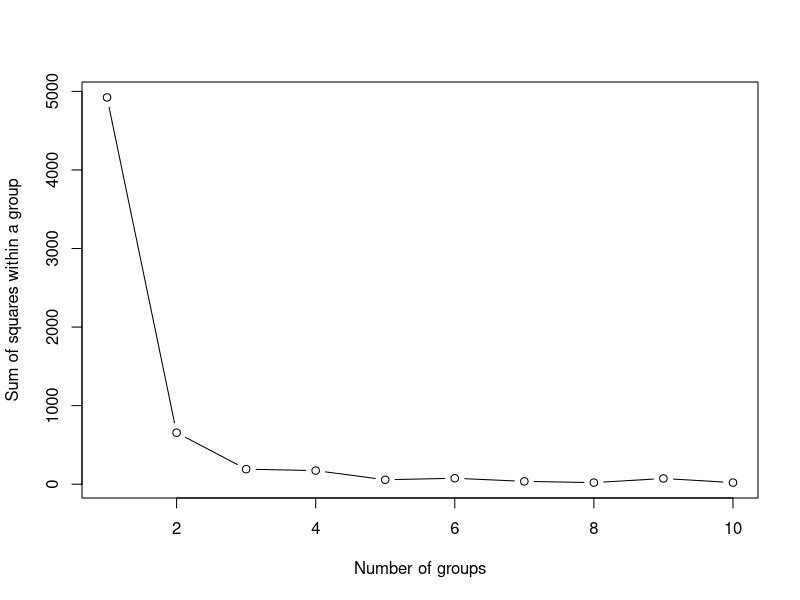
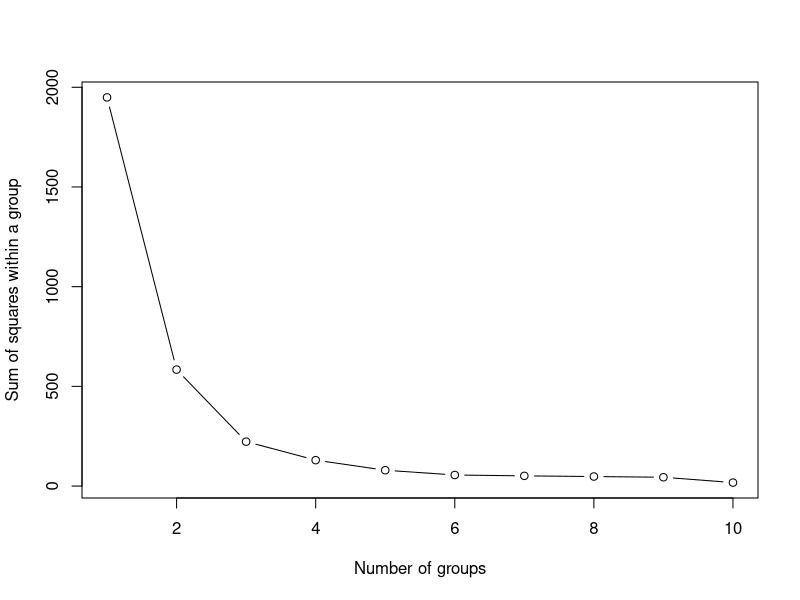
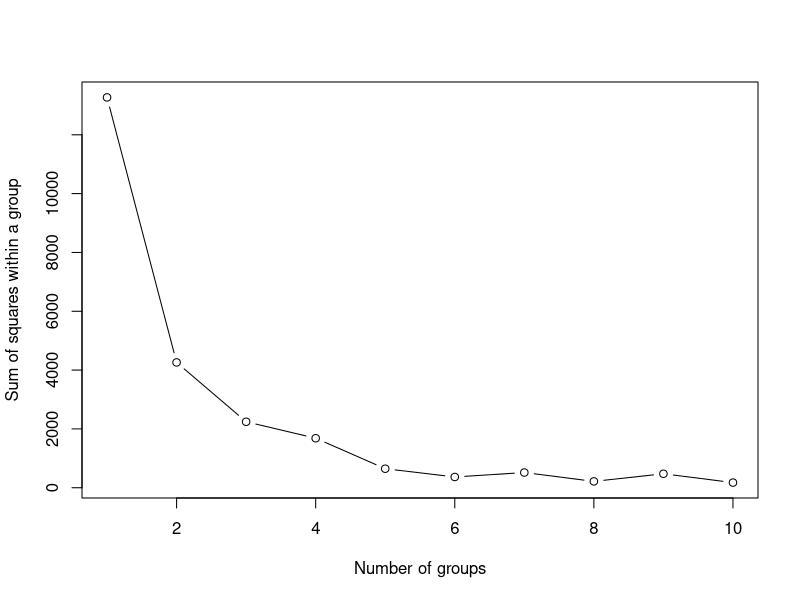
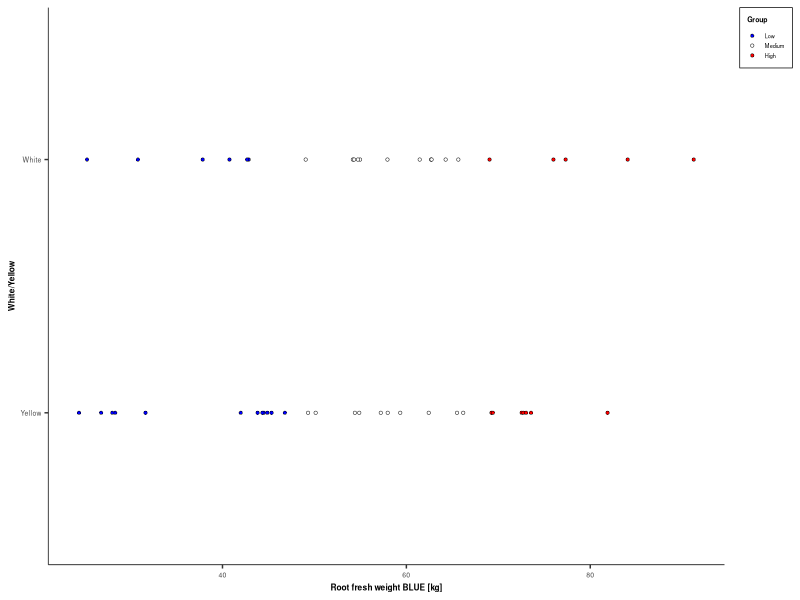
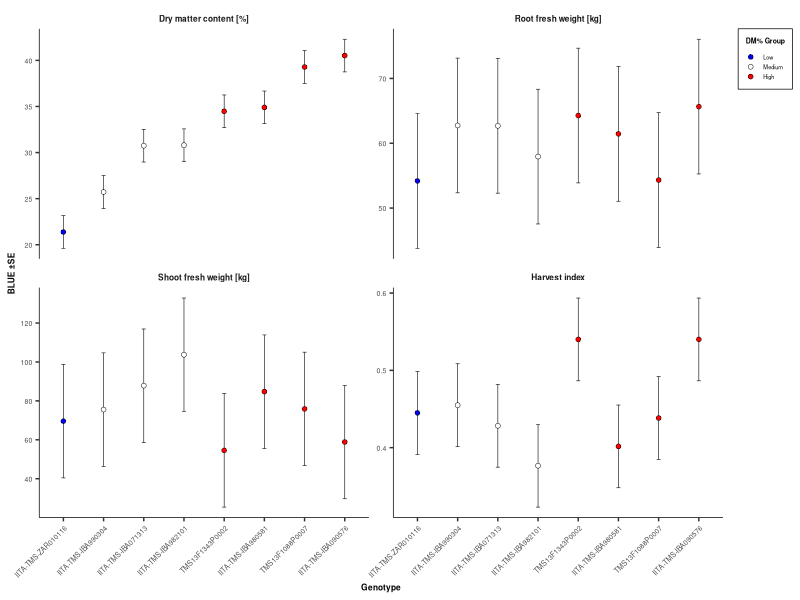
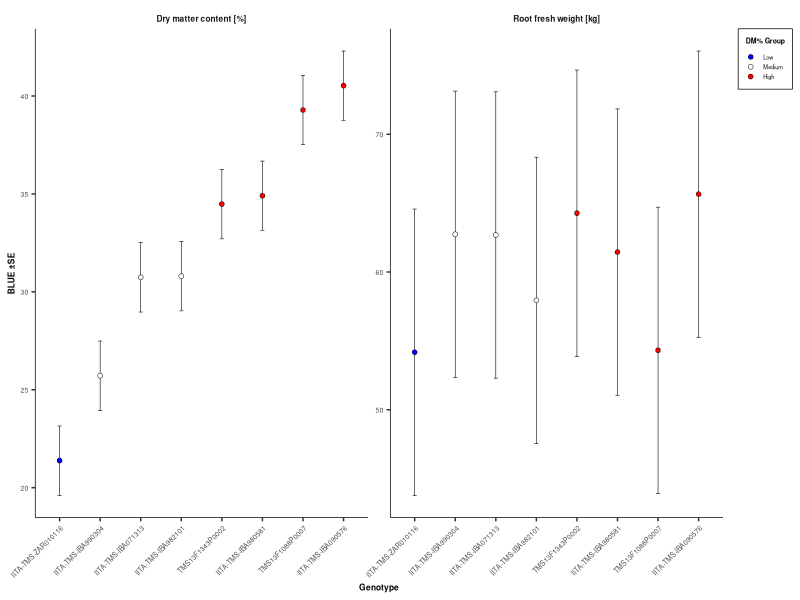
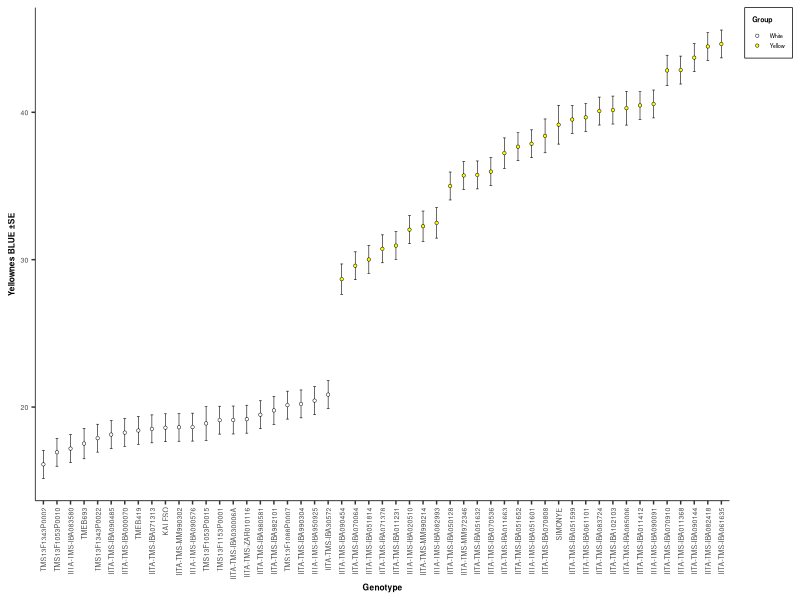
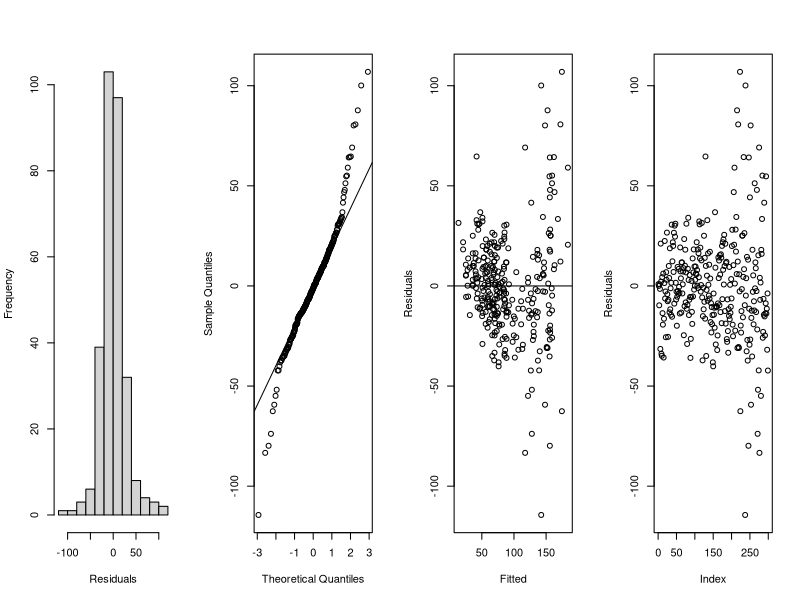

These figures' R source, in order:
setwd(dirname(rstudioapi::getActiveDocumentContext()$path))
setwd("../")
# packages ####

library(tidyverse)
library(lme4)

# load data ####

data <- read.csv("./01_RAW_DATA/PYT52_TRAIT_DATA.csv")

data = data %>%
  mutate(
    plot_number = paste0("P",plot_number)
  ) %>%
  gather(
    key = "Trait",
    value = "y",
    -accession_name,-year_harvest,-plot_number
  )


# Manual BLUEs ####

dir.create("./XX_FIGURES/01_BLUEs/", recursive = TRUE)
dir.create("./02_BLUEs_CLUSTERS/", recursive = TRUE)

BLUEs = list()

for(i in unique(data$Trait)) {
  
  print(i)
  
  input = data[
    data$Trait == i,
  ]
  
  
  fixed_model = lmer(
    data = input,
    REML = TRUE,
    formula = y ~ 0 + (1|year_harvest) + accession_name
  )
  
  
  png(
    filename = paste0("./XX_FIGURES/01_BLUEs/",i,".png"),
    units = "cm",
    width = 18,
    height = 9,
    res = 300
  )
  
  Residuals = resid(fixed_model)
  Fitted = fitted(fixed_model)
  
  par(mfrow=c(1,4))
  
  hist(Residuals, main = "")
  
  qqnorm(Residuals, main ="")
  qqline(Residuals)
  
  plot(Residuals~Fitted)
  abline(a=mean(Residuals),b=0)
  
  plot(Residuals)
  
  dev.off()
  
  BLUEs[[i]] = data.frame(
    accession_name = gsub(names(fixef(fixed_model)), pattern = "accession_name", replacement = ""),
    Trait = i,
    BLUE = summary(fixed_model)$coefficients[,1],
    Std_error = summary(fixed_model)$coefficients[,2],
    row.names = NULL
  )
  
  
  rm(i,input,Residuals,Fitted,fixed_model)
  
} # i



BLUEs = bind_rows(BLUEs)

write.csv(
  BLUEs,
  file = "./02_BLUEs_CLUSTERS/BLUEs.csv",
  row.names = FALSE
)

Clusters = spread(
  BLUEs %>% select(-Std_error),
  key = "Trait",
  value = "BLUE"
)

# split white and yellow genotypes ####


input = na.omit(Clusters$YELLOWNESS)


WSS = list()


for(i in seq(1:10)) {
  
  
  WSS[[i]] = data.frame(
    k = i,
    WSS = sum(kmeans(input,i)$withinss)
  )
  
}

WSS = bind_rows(WSS) %>%
  mutate(
    k = factor(k,levels = as.character(sort(k)))
  )

plot(
  seq_along(WSS$k), WSS$WSS, type="b",
  xlab="Number of groups",
  ylab="Sum of squares within a group"
)

# use k = 2 as expected for white yellow
set.seed(1)
kmeans_res = kmeans(input,2)

centers = data.frame(
  cluster = c(1,2),
  center = kmeans_res$centers
)
centers = centers[order(centers$center),] %>%
  mutate(
    white_yellow = c("White","Yellow")
  )

Clusters = data.frame(
  YELLOWNESS = input,
  cluster = kmeans_res$cluster
) %>%
  left_join(
    centers[,c("cluster","white_yellow")]
  ) %>%
  left_join(
    Clusters
  ) %>%
  select(
    names(Clusters),white_yellow
  )


# DM k-means clustering ####



input = na.omit(Clusters$DM)


WSS = list()


for(i in seq(1:10)) {
  
  
  WSS[[i]] = data.frame(
    k = i,
    WSS = sum(kmeans(input,i)$withinss)
  )
  
}

WSS = bind_rows(WSS) %>%
  mutate(
    k = factor(k,levels = as.character(sort(k)))
  )

plot(
  seq_along(WSS$k), WSS$WSS, type="b",
  xlab="Number of groups",
  ylab="Sum of squares within a group"
)

set.seed(1)
kmeans_res = kmeans(
  input,3
)

centers = data.frame(
  cluster = c(1,2,3),
  center = kmeans_res$centers
)
centers = centers[order(centers$center),] %>%
  mutate(
    DM_group = c("Low","Medium", "High")
  )

Clusters = data.frame(
  DM = input,
  cluster = kmeans_res$cluster
) %>%
  left_join(
    centers[,c("cluster","DM_group")]
  ) %>%
  right_join(Clusters) %>%
  select(
    names(Clusters),DM_group
  )

# RFW k-means clustering ####



input = na.omit(Clusters$RTWT)


WSS = list()


for(i in seq(1:10)) {
  
  
  WSS[[i]] = data.frame(
    k = i,
    WSS = sum(kmeans(input,i)$withinss)
  )
  
}

WSS = bind_rows(WSS) %>%
  mutate(
    k = factor(k,levels = as.character(sort(k)))
  )

plot(
  seq_along(WSS$k), WSS$WSS, type="b",
  xlab="Number of groups",
  ylab="Sum of squares within a group"
)

rm(WSS)

set.seed(1)
kmeans_res = kmeans(input,3)


centers = data.frame(
  cluster = c(1,2,3),
  center = kmeans_res$centers
)
centers = centers[order(centers$center),] %>%
  mutate(
    RTWT_group = c("Low","Medium", "High")
  )

Clusters = data.frame(
  RTWT = input,
  cluster = kmeans_res$cluster
) %>%
  left_join(
    centers[,c("cluster","RTWT_group")]
  ) %>%
  right_join(Clusters) %>%
  select(
    names(Clusters),RTWT_group
  )

write.csv(
  Clusters,
  file = "./02_BLUEs_CLUSTERS/CLUSTERS_ALL_GTs.csv",
  row.names = FALSE
)

# selected Genotypes ####

genotypes = c(
  "IITA-TMS-ZAR010116",
  "IITA-TMS-IBA990304",
  "IITA-TMS-IBA071313",
  "IITA-TMS-IBA982101",
  "TMS13F1343P0002",
  "IITA-TMS-IBA980581",
  "TMS13F1088P0007",
  "IITA-TMS-IBA090576"
)


genotypes = Clusters[Clusters$accession_name %in% genotypes,]

genotypes = genotypes[order(genotypes$DM),]

write.csv(
  genotypes,
  file = "./02_BLUEs_CLUSTERS/CLUSTERS_SELECTED_GENOTYPES.csv",
  row.names = FALSE
)


# plots ####

dir.create(
  "./XX_FIGURES/02_TRAIT_CLUSTERS/",
  recursive = TRUE
)

plot_df = BLUEs %>%
  inner_join(
    Clusters %>%
      select(accession_name, white_yellow, RTWT_group, DM_group)
  ) %>%
  mutate(
    white_yellow = factor(white_yellow,levels = c("Yellow", "White")),
    RTWT_group = factor(RTWT_group, levels = c("Low", "Medium", "High"))
  )


ggplot(
  plot_df[plot_df$Trait == "RTWT",],
  aes(
    x = BLUE,
    y = white_yellow
  )
) +
  geom_point(
    shape=21,
    aes(fill = RTWT_group),
    size = 1,
    stroke = 0.25
  ) +
  labs(
    x = "Root fresh weight BLUE [kg]",
    y = "White/Yellow",
    fill = "Group"
  ) +
  theme_bw() +
  scale_fill_manual(values = c("blue","white","red")) +
  theme(
    axis.title = element_text(size = 6, face = "bold"),
    axis.text = element_text(size = 5),
    legend.position = "right",
    legend.justification = "top",
    legend.title = element_text(size = 5, face = "bold"),
    legend.text = element_text(size = 4),
    legend.background = element_rect(fill = "transparent", color = "black", size = 0.25),
    legend.key.size = unit(.25,"cm"),
    panel.grid = element_blank(),
    panel.background = element_rect(fill = "transparent", color = NA),
    panel.border = element_blank(),
    axis.line = element_line(color = 'black', size = 0.25),
    strip.text = element_blank(),
    strip.background = element_rect(fill = NA, color = NA)
  )
ggsave(
  path = "./XX_FIGURES/02_TRAIT_CLUSTERS/",
  filename = "01_RTWT.png",
  units = "cm",
  width = 10,
  height = 7,
  dpi = 900
)

plot_df = BLUEs[BLUEs$Trait %in% c("RTWT", "DM", "SHTWT","HI"),] %>%
  inner_join(
    genotypes %>%
      select(accession_name, white_yellow, RTWT_group, DM_group)
  ) %>%
  mutate(
    accession_name = factor(accession_name, levels = unique(genotypes$accession_name)),
    Trait = factor(Trait, levels = c("DM","RTWT","SHTWT","HI")),
    white_yellow = factor(white_yellow,levels = c("Yellow", "White")),
    DM_group = factor(DM_group, levels = c("Low", "Medium", "High"))
  )

levels(plot_df$Trait) = c("Dry matter content [%]", "Root fresh weight [kg]", "Shoot fresh weight [kg]", "Harvest index")

ggplot(
  plot_df,
  aes(
    x = accession_name,
    y = BLUE,
    fill = DM_group
  )
) +
  geom_errorbar(
    aes(
      ymin = BLUE - Std_error,
      ymax = BLUE + Std_error
    ),
    size = 0.2,
    width = 0.1
  ) +
  geom_point(
    shape=21,
    aes(fill = DM_group),
    size = 1.5,
    stroke = 0.25
  )  +
  labs(
    x = "Genotype",
    y = paste0("BLUE \u00B1SE"),
    fill = "DM% Group"
  ) +
  scale_y_continuous(
    #limits = c(0,NA)
  ) + 
  facet_wrap(~Trait, scales = "free_y") +
  theme_bw() +
  scale_fill_manual(values = c("blue","white","red")) +
  theme(
    axis.title = element_text(size = 6, face = "bold"),
    axis.text.x = element_text(size = 5, angle = 45, hjust = 1, vjust = 1),
    axis.text.y = element_text(size = 5),
    legend.position = "right",
    legend.justification = "top",
    legend.title = element_text(size = 5, face = "bold"),
    legend.text = element_text(size = 4),
    legend.background = element_rect(fill = "transparent", color = "black", size = 0.25),
    legend.key.size = unit(.25,"cm"),
    panel.grid = element_blank(),
    panel.background = element_rect(fill = "transparent", color = NA),
    panel.border = element_blank(),
    axis.line = element_line(color = 'black', size = 0.25),
    strip.text = element_text(size = 6, face = "bold"),
    strip.background = element_rect(fill = NA, color = NA)
  )
ggsave(
  path = "./XX_FIGURES/02_TRAIT_CLUSTERS/",
  filename = "02_Selected_GTs_all.png",
  units = "cm",
  width = 12,
  height = 10,
  dpi = 900
)

# selected traits

plot_df = BLUEs[BLUEs$Trait %in% c("RTWT", "DM"),] %>%
  inner_join(
    genotypes %>%
      select(accession_name, white_yellow, RTWT_group, DM_group)
  ) %>%
  mutate(
    accession_name = factor(accession_name, levels = unique(genotypes$accession_name)),
    Trait = factor(Trait, levels = c("DM","RTWT")),
    white_yellow = factor(white_yellow,levels = c("Yellow", "White")),
    DM_group = factor(DM_group, levels = c("Low", "Medium", "High"))
  )

levels(plot_df$Trait) = c("Dry matter content [%]", "Root fresh weight [kg]")

ggplot(
  plot_df,
  aes(
    x = accession_name,
    y = BLUE,
    fill = DM_group
  )
) +
  geom_errorbar(
    aes(
      ymin = BLUE - Std_error,
      ymax = BLUE + Std_error
    ),
    size = 0.2,
    width = 0.1
  ) +
  geom_point(
    shape=21,
    aes(fill = DM_group),
    size = 1.5,
    stroke = 0.25
  )  +
  labs(
    x = "Genotype",
    y = paste0("BLUE \u00B1SE"),
    fill = "DM% Group"
  ) +
  scale_y_continuous(
    #limits = c(0,NA)
  ) + 
  facet_wrap(~Trait, scales = "free_y") +
  theme_bw() +
  scale_fill_manual(values = c("blue","white","red")) +
  theme(
    axis.title = element_text(size = 6, face = "bold"),
    axis.text.x = element_text(size = 5, angle = 45, hjust = 1, vjust = 1),
    axis.text.y = element_text(size = 5),
    legend.position = "right",
    legend.justification = "top",
    legend.title = element_text(size = 5, face = "bold"),
    legend.text = element_text(size = 4),
    legend.background = element_rect(fill = "transparent", color = "black", size = 0.25),
    legend.key.size = unit(.25,"cm"),
    panel.grid = element_blank(),
    panel.background = element_rect(fill = "transparent", color = NA),
    panel.border = element_blank(),
    axis.line = element_line(color = 'black', size = 0.25),
    strip.text = element_text(size = 6, face = "bold"),
    strip.background = element_rect(fill = NA, color = NA)
  )
ggsave(
  path = "./XX_FIGURES/02_TRAIT_CLUSTERS/",
  filename = "02_Selected_GTs_DM_RTWT.png",
  units = "cm",
  width = 14,
  height = 8,
  dpi = 900
)




# white vs yellow



plot_df = BLUEs %>%
  inner_join(
    Clusters %>%
      select(accession_name, white_yellow)
  ) %>%
  mutate(
    white_yellow = factor(white_yellow,levels = c("White", "Yellow")),
    accession_name = factor(accession_name, levels = unique(Clusters[order(Clusters$YELLOWNESS),]$accession_name))
  )


ggplot(
  plot_df[plot_df$Trait == "YELLOWNESS",],
  aes(
    x = accession_name,
    y = BLUE
  )
) +
  geom_errorbar(
    aes(
      ymin = BLUE - Std_error,
      ymax = BLUE + Std_error
    ),
    size = 0.2,
    width = 0.2
  ) +
  geom_point(
    shape=21,
    aes(fill = white_yellow),
    size = 1,
    stroke = 0.25
  ) +
  labs(
    y = "Yellownes BLUE \u00B1SE",
    x = "Genotype",
    fill = "Group"
  ) +
  theme_bw() +
  scale_fill_manual(values = c("white", "yellow")) +
  theme(
    axis.title = element_text(size = 6, face = "bold"),
    axis.text.x = element_text(size = 5, angle = 90, hjust = 1, vjust = .5),
    axis.text.y = element_text(size = 5),
    legend.position = "right",
    legend.justification = "top",
    legend.title = element_text(size = 5, face = "bold"),
    legend.text = element_text(size = 4),
    legend.background = element_rect(fill = "transparent", color = "black", size = 0.25),
    legend.key.size = unit(.25,"cm"),
    panel.grid = element_blank(),
    panel.background = element_rect(fill = "transparent", color = NA),
    panel.border = element_blank(),
    axis.line = element_line(color = 'black', size = 0.25),
    strip.text = element_blank(),
    strip.background = element_rect(fill = NA, color = NA)  )
ggsave(
  path = "./XX_FIGURES/02_TRAIT_CLUSTERS",
  filename = "00_YELLOWNESS.png",
  units = "cm",
  width = 10,
  height = 7,
  dpi = 900
)
